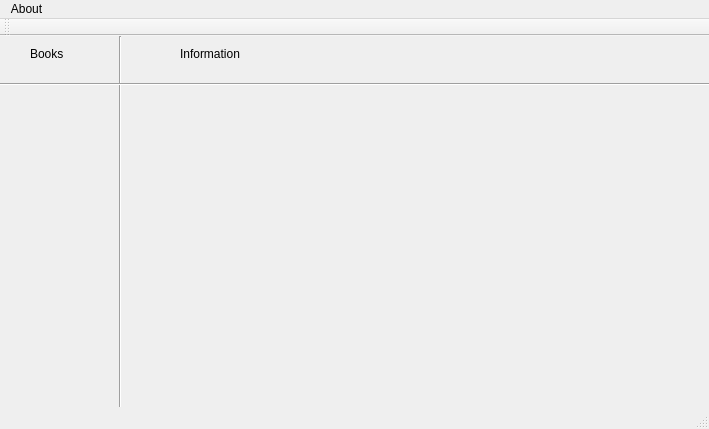
<?xml version="1.0" encoding="UTF-8"?>
<ui version="4.0">
 <class>LibrarianWindow</class>
 <widget class="QMainWindow" name="LibrarianWindow">
  <property name="geometry">
   <rect>
    <x>0</x>
    <y>0</y>
    <width>709</width>
    <height>429</height>
   </rect>
  </property>
  <property name="windowTitle">
   <string>LibrarianWindow</string>
  </property>
  <property name="documentMode">
   <bool>false</bool>
  </property>
  <widget class="QWidget" name="centralWidget">
   <widget class="Line" name="line">
    <property name="geometry">
     <rect>
      <x>110</x>
      <y>0</y>
      <width>21</width>
      <height>391</height>
     </rect>
    </property>
    <property name="orientation">
     <enum>Qt::Vertical</enum>
    </property>
   </widget>
   <widget class="QLabel" name="label">
    <property name="geometry">
     <rect>
      <x>30</x>
      <y>10</y>
      <width>60</width>
      <height>16</height>
     </rect>
    </property>
    <property name="text">
     <string>Books</string>
    </property>
   </widget>
   <widget class="QLabel" name="label_2">
    <property name="geometry">
     <rect>
      <x>180</x>
      <y>10</y>
      <width>91</width>
      <height>16</height>
     </rect>
    </property>
    <property name="text">
     <string>Information</string>
    </property>
   </widget>
   <widget class="Line" name="line_2">
    <property name="geometry">
     <rect>
      <x>0</x>
      <y>40</y>
      <width>711</width>
      <height>16</height>
     </rect>
    </property>
    <property name="orientation">
     <enum>Qt::Horizontal</enum>
    </property>
   </widget>
  </widget>
  <widget class="QMenuBar" name="menuBar">
   <property name="geometry">
    <rect>
     <x>0</x>
     <y>0</y>
     <width>709</width>
     <height>21</height>
    </rect>
   </property>
   <widget class="QMenu" name="menuAbout">
    <property name="title">
     <string>About</string>
    </property>
    <addaction name="separator"/>
   </widget>
   <addaction name="menuAbout"/>
  </widget>
  <widget class="QToolBar" name="mainToolBar">
   <attribute name="toolBarArea">
    <enum>TopToolBarArea</enum>
   </attribute>
   <attribute name="toolBarBreak">
    <bool>false</bool>
   </attribute>
  </widget>
  <widget class="QStatusBar" name="statusBar"/>
 </widget>
 <layoutdefault spacing="6" margin="11"/>
 <resources/>
 <connections/>
</ui>
